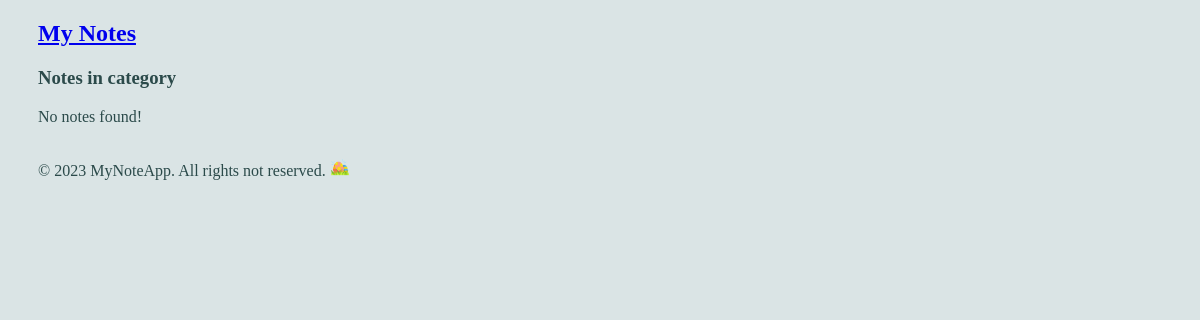
Before: /filter/ with the older database file.
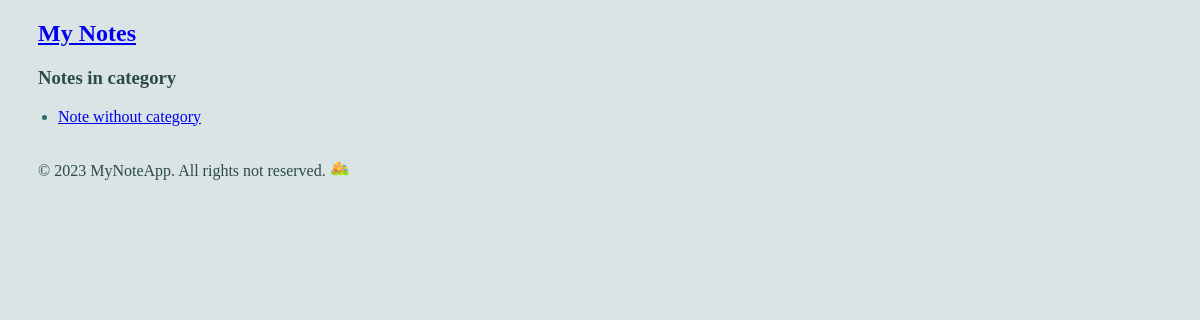
After: the same page with the newer database file.
### notes/models.py (models this page shows, shortened)
class Note(models.Model):
    title = models.CharField(max_length=200)
    text = models.TextField()
    created_date = models.DateTimeField(auto_now_add=True)
    upd_date = models.DateTimeField(auto_now=True)
    reminder = models.DateTimeField(null=True, blank=True)
    author = models.ForeignKey(User, on_delete=models.CASCADE)
    category = models.ForeignKey(Category, on_delete=models.CASCADE, related_name='notes', null=True, blank=True)

### notes/views.py (the view)
# urls.py: path('filter/', views.filtered_results, name='filtered_results'),
def filtered_results(request):
    category = request.GET.get('category')
    start_date = request.GET.get('start_date')
    end_date = request.GET.get('end_date')
    if category == 'all':
        notes = Note.objects.all().order_by('-created_date')
    elif category == 'uncategorized':
        notes = Note.objects.filter(category__isnull=True).order_by('-created_date')
    else:
        notes = Note.objects.filter(category__title__exact=category).order_by('-created_date')
    if start_date and end_date:
        notes = notes.filter(reminder__range=[start_date, end_date])
    elif start_date:
        notes = notes.filter(reminder__gte=start_date)
    elif end_date:
        notes = notes.filter(reminder__lte=end_date)
    context = {'notes': notes, 'start_date': start_date, 'end_date': end_date, 'category': category}
    return render(request, 'notes/filtered_results.html', context)

### notes/templates/notes/filtered_results.html (shortened to what this page needs)
{% extends 'base.html' %}
{% block content %}
    <h3>
        Notes
        {% if category == 'all' %}
            in all categories
        {% elif category == 'uncategorized'%}
            without category
        {% else %}
            in category {{ category.lower }}
        {% endif %}
    </h3>
    <ul>
      {% for note in notes %}
        <li><a href="{% url 'notes:note_detail' note.pk %}">{{ note.title }}</a></li>
      {% empty %}
          <p style="margin-left: -10px">No notes found!</p>
      {% endfor %}
    </ul>
{% endblock %}

Changed rows visible on the page:
added Note: title "Note without category"
Other visible differences:
text no longer shown: "No notes found!"
